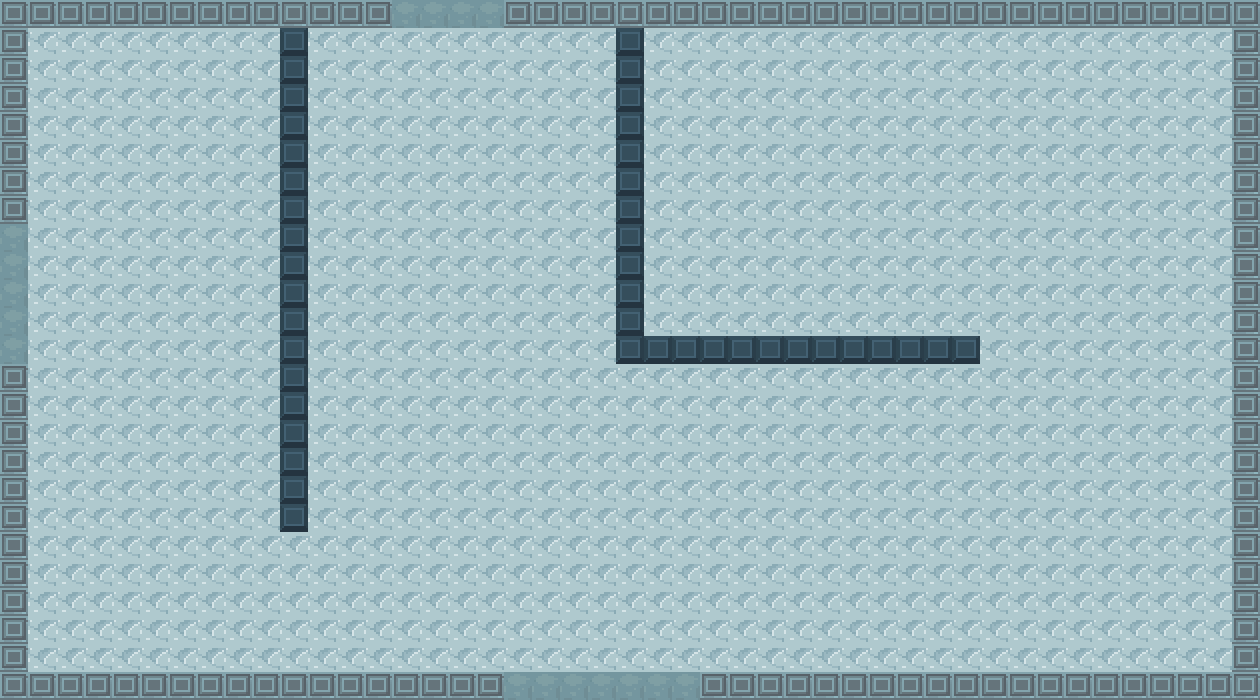

Rendered tile map (Tiled .tmx) drawn with the repository's tilesets; below, a short description and the map source with its tile grids summarised:
An orthogonal 45x25 tile map with 28x28 px tiles, 1 tile layer (图块层 1) and 13 objects.

<map version="1.2" tiledversion="1.3.4" orientation="orthogonal" renderorder="right-down" width="45" height="25" tilewidth="28" tileheight="28" infinite="0" nextlayerid="4" nextobjectid="15">
 <tileset firstgid="1" source="room1_1.tsx" />
 <layer id="1" name="图块层 1" width="45" height="25">
  <data>[1125 cells, 1125 non-empty, 4 distinct tile ids]</data>
 </layer>
 <objectgroup id="2" name="barrier">
  <object id="1" x="28.2051" y="0" width="359.858" height="26.2599" />
  <object id="2" x="-0.972589" y="0" width="25.2873" height="221.75" />
  <object id="3" x="281.078" y="31.1229" width="25.2873" height="498.938" />
  <object id="4" x="504.774" y="0" width="722.634" height="26.2599" />
  <object id="5" x="1232.27" y="0.972589" width="27.2325" height="689.566" />
  <object id="6" x="701.237" y="670.114" width="527.143" height="26.2599" />
  <object id="7" x="28.2051" y="672.059" width="471.706" height="23.3421" />
  <object id="8" x="0" y="365.694" width="24.3147" height="331.653" />
  <object id="10" x="616.622" y="30.1503" width="28.2051" height="332.626" />
  <object id="11" x="648.717" y="335.543" width="329.708" height="27.2325" />
 </objectgroup>
 <objectgroup id="3" name="door">
  <object id="12" x="505.746" y="669.141" width="190.628" height="30.1503" />
  <object id="13" x="392.926" y="0" width="107.957" height="27.2325" />
  <object id="14" x="0" y="226.613" width="26.2599" height="134.217" />
 </objectgroup>
</map>